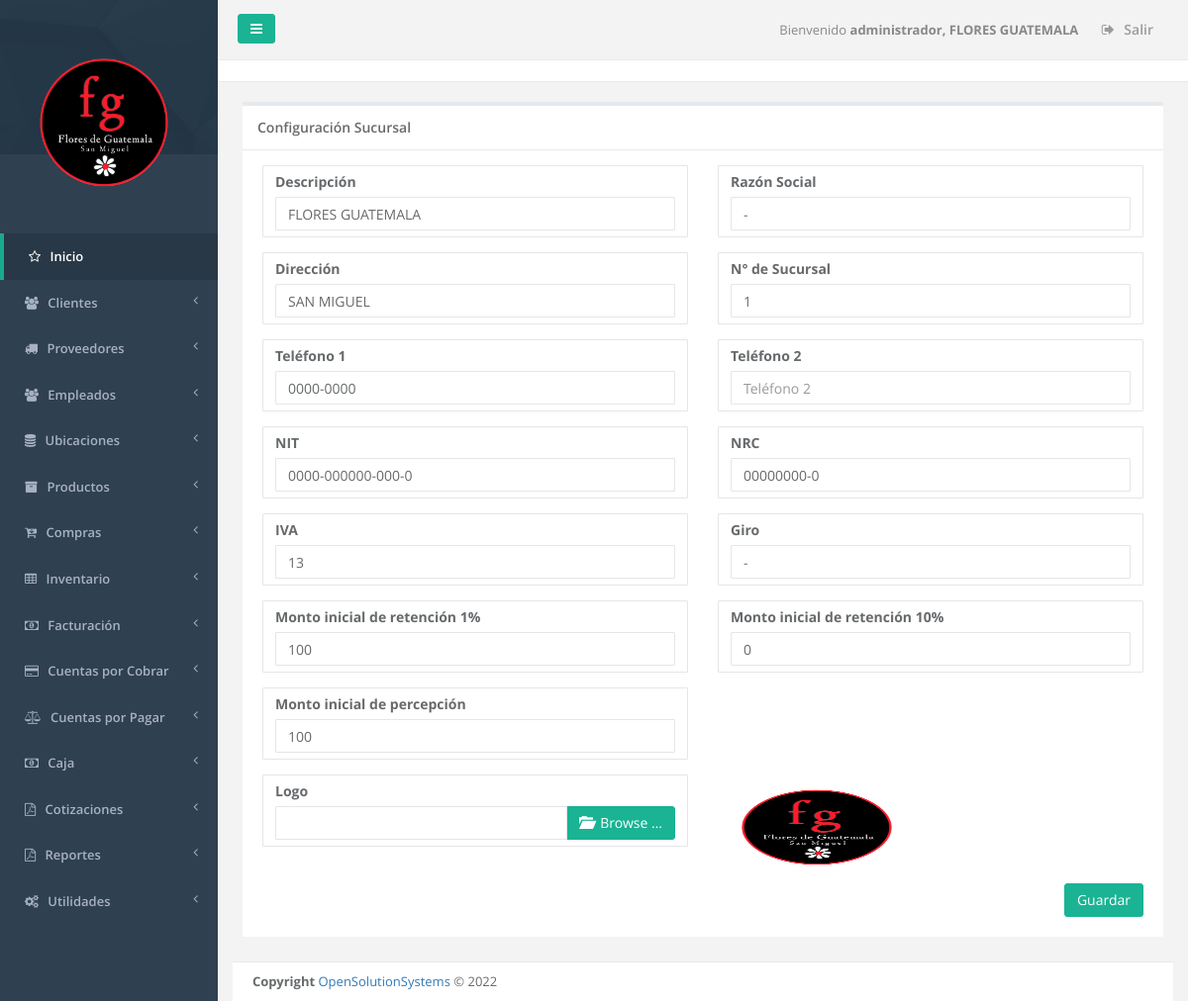
Page /admin_empresa.php (signed in) on the committed database.
### tables this page shows
CREATE TABLE `sucursal` (
  `id_server` int(11) NOT NULL,
  `unique_id` text NOT NULL,
  `id_sucursal` int(11) NOT NULL,
  `descripcion` text NOT NULL,
  `direccion` varchar(255) NOT NULL,
  `telefono1` varchar(20) NOT NULL,
  `telefono2` varchar(20) NOT NULL,
  `casa_matriz` tinyint(1) NOT NULL,
  `iva` float NOT NULL,
  `monto_retencion1` float NOT NULL,
  `monto_retencion10` float NOT NULL,
  `monto_percepcion` float NOT NULL,
  `n_sucursal` int(11) NOT NULL,
  `vigencia_factura` int(11) NOT NULL,
  `vigencia_pedido` int(11) NOT NULL,
  `giro` varchar(100) NOT NULL,
  `nrc` varchar(100) NOT NULL,
  `nit` varchar(100) NOT NULL,
  `razon_social` varchar(150) NOT NULL,
  `logo` varchar(150) NOT NULL,
  `serie_cof` varchar(100) NOT NULL,
  `desde_cof` int(11) NOT NULL,
  `hasta_cof` int(11) NOT NULL,
  `serie_ccf` varchar(100) NOT NULL,
  `desde_ccf` int(11) NOT NULL,
  `hasta_ccf` int(11) NOT NULL,
  `ultima_act` date NOT NULL
);

CREATE TABLE `menu` (
  `id_server` int(11) NOT NULL,
  `unique_id` text NOT NULL,
  `id_menu` int(11) NOT NULL,
  `nombre` varchar(250) DEFAULT NULL,
  `prioridad` int(11) DEFAULT NULL,
  `icono` varchar(250) NOT NULL,
  `visible` tinyint(1) NOT NULL
);

### admin_empresa.php (the view, shortened to what the rows shown need)
<?php
function initial() {
	$_PAGE = array ();
	$_PAGE ['links'] = null;
	$_PAGE ['links'] .= '<link href="css/bootstrap.min.css" rel="stylesheet">';
	$_PAGE ['links'] .= '<link href="font-awesome/css/font-awesome.css" rel="stylesheet">';
	$_PAGE ['links'] .= '<link href="css/plugins/iCheck/custom.css" rel="stylesheet">';
	$_PAGE ['links'] .= '<link href="css/plugins/chosen/chosen.css" rel="stylesheet">';
	$_PAGE ['links'] .= '<link href="css/plugins/select2/select2.css" rel="stylesheet">';
	$_PAGE ['links'] .= '<link href="css/plugins/toastr/toastr.min.css" rel="stylesheet">';
	$_PAGE ['links'] .= '<link href="css/plugins/jQueryUI/jquery-ui-1.10.4.custom.min.css" rel="stylesheet">';
	$_PAGE ['links'] .= '<link href="css/plugins/jqGrid/ui.jqgrid.css" rel="stylesheet">';
	$_PAGE ['links'] .= '<link href="css/plugins/dataTables/dataTables.bootstrap.css" rel="stylesheet">';
	$_PAGE ['links'] .= '<link href="css/plugins/dataTables/dataTables.responsive.css" rel="stylesheet">';
	$_PAGE ['links'] .= '<link href="css/plugins/dataTables/dataTables.tableTools.min.css" rel="stylesheet">';
	$_PAGE ['links'] .= '<link href="css/animate.css" rel="stylesheet">';
	$_PAGE ['links'] .= '<link href="css/style.css" rel="stylesheet">';
	$_PAGE ['links'] .= '<link href="css/plugins/fileinput/fileinput.css" media="all" rel="stylesheet" type="text/css"/>';
	include_once "header.php";
	include_once "main_menu.php";
	$id_sucursal= $_SESSION['id_sucursal'];
	$sql="SELECT * FROM sucursal WHERE id_sucursal='$id_sucursal'";
	$result=_query($sql);
	$row = _fetch_array($result);
	$nombre = $row["descripcion"];
	$logo = $row["logo"];
	$razon=$row["razon_social"];
	$direccion=$row["direccion"];
	$n_sucursal=$row["n_sucursal"];
	$telefono1=$row["telefono1"];
	$telefono2=$row["telefono2"];
	$nit=$row["nit"];
	$nrc=$row["nrc"];
	$iva=$row["iva"];
	$giro = $row["giro"];
	$monto_retencion1 = $row["monto_retencion1"];
	$monto_retencion10 = $row["monto_retencion10"];
	$monto_percepcion = $row["monto_percepcion"];
	$id_user=$_SESSION["id_usuario"];
	$admin=$_SESSION["admin"];
	$uri = $_SERVER['SCRIPT_NAME'];
	$filename=get_name_script($uri);
	$links=permission_usr($id_user,$filename);
	if ($links!='NOT' || $admin=='1' ){
		?>
<div class="row wrapper border-bottom white-bg page-heading">
    <div class="col-lg-2">
    </div>
</div>
<div class="wrapper wrapper-content  animated fadeInRight">
    <div class="row">
        <div class="col-lg-12">
            <div class="ibox ">
                <div class="ibox-title">
                    <h5>Configuración Sucursal</h5>
                </div>
                <div class="ibox-content">
                    <form name="formulario" id="formulario">
                        <div class="row">
                            <div class="col-lg-6">
                                <div class="form-group has-info single-line">
                                    <label class="control-label" for="Nombre">Descripción</label>
                                    <input type="text" placeholder="Digite Nombre" class="form-control" id="nombre"
                                        name="nombre" value="<?php echo $nombre;?>">
                                </div>
                            </div>
                            <div class="col-md-6">
                                <div class="form-group has-info single-line">
                                    <label>Razón Social</label>
                                    <input type="text" placeholder="Razón Social" class="form-control dis" id="razon"
                                        name="razon" value="<?php echo $razon;?>">
                                </div>
                            </div>
                        </div>
                        <div class="row">
                            <div class="col-md-6">
                                <div class="form-group has-info single-line">
                                    <label class="control-label" for="Dirección">Dirección</label>
                                    <input type="text" placeholder="Dirección" class="form-control" id="direccion"
                                        name="direccion" value="<?php echo $direccion;?>">
                                </div>
                            </div>
                            <div class="col-md-6">
                                <div class="form-group has-info single-line">
                                    <label class="control-label" for="Dirección">N° de Sucursal</label>
                                    <input type="text" placeholder="Dirección" class="form-control" id="n_sucursal"
                                        name="n_sucursal" value="<?php echo $n_sucursal;?>">
                                </div>
                            </div>
                        </div>
                        <div class="row">
                            <div class="col-md-6">
                                <div class="form-group has-info single-line">
                                    <label>Teléfono 1</label>
                                    <input type="text" placeholder="Teléfono 1" class="form-control dis tel"
                                        id="telefono1" name="telefono1" value="<?php echo $telefono1;?>">
                                </div>
                            </div>
                            <div class="col-md-6">
                                <div class="form-group has-info single-line">
                                    <label>Teléfono 2</label>
                                    <input type="text" placeholder="Teléfono 2" class="form-control dis tel"
                                        id="telefono2" name="telefono2" value="<?php echo $telefono2;?>">
                                </div>
                            </div>
                        </div>
                        <div class="row">
                            <div class="col-md-6">
                                <div class="form-group has-info single-line">
                                    <label>NIT</label>
                                    <input type="text" placeholder="NIT" class="form-control dis nit" id="nit"
                                        name="nit" value="<?php echo $nit;?>">
                                </div>
                            </div>
                            <div class="col-md-6">
                                <div class="form-group has-info single-line">
                                    <label>NRC</label>
                                    <input type="text" placeholder="NRC" class="form-control dis nrc" id="nrc"
                                        name="nrc" value="<?php echo $nrc;?>">
                                </div>
                            </div>
                        </div>
                        <div class="row">
                            <div class="col-md-6">
                                <div class="form-group has-info single-line">
                                    <label>IVA</label>
                                    <input type="text" placeholder="IVA" class="form-control dis" id="iva" name="iva"
                                        value="<?php echo $iva;?>">
                                </div>
                            </div>
                            <div class="col-md-6">
                                <div class="form-group has-info single-line">
                                    <label>Giro</label>
                                    <input type="text" placeholder="Giro" class="form-control dis" id="giro" name="giro"
                                        value="<?php echo $giro;?>">
                                </div>
                            </div>
                        </div>
                        <div class="row">
                            <div class="col-md-6">
                                <div class="form-group has-info single-line">
                                    <label>Monto inicial de retención 1%</label>
                                    <input type="text" placeholder="Monto inicial de retencion 1%"
                                        class="form-control dis" id="monto_retencion1" name="monto_retencion1"
                                        value="<?php echo $monto_retencion1;?>">
                                </div>
                            </div>
                            <div class="col-md-6">
                                <div class="form-group has-info single-line">
                                    <label>Monto inicial de retención 10%</label>
                                    <input type="text" placeholder="Monto inicial de retencion 10%"
                                        class="form-control dis" id="monto_retencion10" name="monto_retencion10"
                                        value="<?php echo $monto_retencion10;?>">
                                </div>
                            </div>
                        </div>
                        <div class="row">
                            <div class="col-md-6">
                                <div class="form-group has-info single-line">
                                    <label>Monto inicial de percepción</label>
                                    <input type="text" placeholder="Monto inicial de percepción"
                                        class="form-control dis" id="monto_percepcion" name="monto_percepcion"
                                        value="<?php echo $monto_percepcion;?>">
                                </div>
                            </div>
                        </div>
                        <div class="row">
                            <div class="col-md-6">
                                <div class="form-group has-info single-line">
                                    <label>Logo</label>
                                </div>
                            </div>
                            <div class="col-md-6">
                                <div class="form-group has-info">
                                    <img id="logo_view" name="logo_view" src="<?php echo $logo;?>"
                                        style='width: 200px; height: 100px;'>
                                </div>
                            </div>
                        </div>
                        <div class="row">
                            <div class="col-lg-12">
                                <input type="submit" id="submit1" name="submit1" value="Guardar"
                                    class="btn btn-primary m-t-n-xs pull-right" />
                            </div>
                        </div>
                    </form>
                </div>
            </div>
        </div>
    </div>
    <?php
			include_once ("footer.php");
		}
		else {
			echo "<div></div><br><br><div class='alert alert-warning'>No tiene permiso para este modulo.</div>";
		}
	}
	if(!isset($_REQUEST['process'])){
		initial();
		}
		?>

### main_menu.php (shortened to what the rows shown need)
<?php
  $id_sucursal = $_SESSION['id_sucursal'];
  $sql_sucursal = "SELECT * FROM sucursal WHERE id_sucursal = '$id_sucursal'";
  $query_sucursal = _query($sql_sucursal);
  $row_sucursal = _fetch_array($query_sucursal);
  $logo = $row_sucursal['logo'];
?>
<nav class="navbar-default navbar-static-side" role="navigation">
  <div class="sidebar-collapse">
    <ul class="nav" id="side-menu">
      <li class="nav-header">
        <div class="dropdown profile-element"> <span>
          <img alt="image" class="img-responsive" src="<?php echo $logo;  ?>" width="180px" style="margin-left: -3%;">
        </span>
      </div>
    </li>
    <?php
    $id_user=$_SESSION["id_usuario"];
    $admin=$_SESSION["admin"];
    $icono='fa fa-star-o';
    $sql_menus="SELECT id_menu, nombre, prioridad,icono FROM menu order by prioridad";
    $result=_query($sql_menus);
    $main_lnk='dashboard.php';
    if($admin=='1')
    {
      echo  "<li class='active'>";
      echo "<a href='dashboard.php'><i class='".$icono."'></i> <span class='nav-label'>Inicio</span></a>";
      echo  "</li>";
    }
    else
    {
      echo  "<li class='active'>";
      echo "<a href='dashboard.php'><i class='".$icono."'></i> <span class='nav-label'>Inicio</span></a>";
      echo  "</li>";
    }
    while($row=_fetch_array($result))
    {
      $menuname=$row['nombre'];
      $id_menu=$row['id_menu'];
      $icono=$row['icono'];
      if($admin=='1')
      {
        $sql_links="SELECT distinct menu.id_menu, menu.nombre as nombremenu, menu.prioridad,
        modulo.id_modulo, modulo.nombre as nombremodulo, modulo.descripcion, modulo.filename, usuario.admin
        FROM menu, modulo, usuario
        WHERE usuario.id_usuario='$id_user'
        AND usuario.admin='1'
        AND menu.id_menu='$id_menu'
        AND menu.id_menu=modulo.id_menu
        AND modulo.mostrarmenu='1'
        AND menu.visible=1
        ";
      }
      $result_modules=_query($sql_links);
      $numrow2=_num_rows($result_modules);
      if($numrow2>0)
      {
        echo "<li><a href='".$main_lnk."'><i class='".$icono."'></i></i> <span class='nav-label'>".$menuname."</span> <span class='fa arrow'></span></a>";
        echo" </li>";
      }
    }
  ?>
</div>
</nav>
<div id="page-wrapper" class="gray-bg">
  <div class="row border-bottom">
    <nav class="navbar navbar-static-top" role="navigation" style="margin-bottom: 0">
      <div class="navbar-header">
        <a class="navbar-minimalize minimalize-styl-2 btn btn-primary"><i class="fa fa-bars"></i> </a>
      </div>
      <?php
      $id_sucursal=$_SESSION["id_sucursal"];
      $qsucursal=_query("SELECT descripcion FROM sucursal WHERE id_sucursal='$id_sucursal'");
      $row_sucursal=_fetch_array($qsucursal);
      $sucursal=$row_sucursal["descripcion"];
      ?>
      <ul class="nav navbar-top-links navbar-right">
        <li>
          <span class="m-r-sm text-muted welcome-message">Bienvenido <b><?php echo $_SESSION["nombre"].", ".$sucursal ?> </b></span>
        </li>
        <li>
          <a href="logout.php">
            <i class="fa fa-sign-out"></i> Salir
          </a>
        </li>
      </ul>
    </nav>
  </div>

### rows in the picture
sucursal: logo (picture), descripcion "FLORES GUATEMALA", nombre "FLORES GUATEMALA", razon "-", direccion "SAN MIGUEL", n_sucursal "1", telefono1 "0000-0000", nit "0000-000000-000-0", nrc "00000000-0", iva "13", giro "-", monto_retencion1 "100", monto_retencion10 "0", monto_percepcion "100"
menu: nombre "Clientes"
menu: nombre "Proveedores"
menu: nombre "Empleados"
menu: nombre "Ubicaciones"
menu: nombre "Productos"
menu: nombre "Compras"
menu: nombre "Inventario"
menu: nombre "Facturación"
menu: nombre "Cuentas por Cobrar"
menu: nombre "Cuentas por Pagar"
menu: nombre "Caja"
menu: nombre "Cotizaciones"
menu: nombre "Reportes"
menu: nombre "Utilidades"

### other values in the picture
$_SESSION["nombre"] "administrador"
